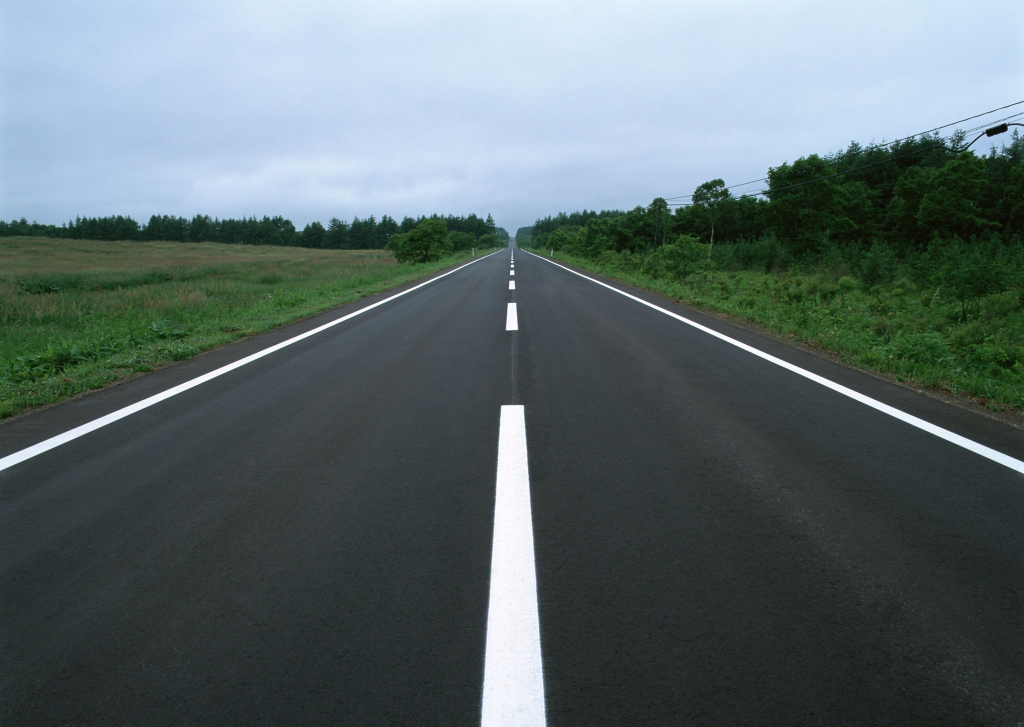
#> input picture Lane Detection/photo1.jpg, 2048 x 1454 px, given in place of video2.mp4, which was not available (shown at 1/2 size)
$ python DetectionVideo2.py
#> lines starting #> are read from the running program, lines starting #| are printed output that depends on the picture; after the words box and inside, x2 and y2 are one past the last pixel; in counts of white or black regions, pixels touching at a corner belong together; pictures that were not available may be replaced by others from this repository, and a replacement may not be noted
import matplotlib.pyplot as plt
import numpy as np
import cv2

# Define color selection criteria
# MODIFY THESE VARIABLES TO MAKE YOUR COLOR SELECTION
red_threshold = 140
green_threshold = 230
blue_threshold = 140

rgb_threshold = [red_threshold, green_threshold, blue_threshold]

# Define the vertices of a triangular mask.
# Keep in mind the origin (x=0, y=0) is in the upper left
# MODIFY THESE VALUES TO ISOLATE THE REGION
# WHERE THE LANE LINES ARE IN THE IMAGE
left_bottom = [50, 700]
right_bottom = [1230, 700]
apex = [640, 500]

# Perform a linear fit (y=Ax+B) to each of the three sides of the triangle
# np.polyfit returns the coefficients [A, B] of the fit
fit_left = np.polyfit((left_bottom[0], apex[0]), (left_bottom[1], apex[1]), 1)
fit_right = np.polyfit((right_bottom[0], apex[0]), (right_bottom[1], apex[1]), 1)
fit_bottom = np.polyfit((left_bottom[0], right_bottom[0]), (720, 720), 1)

# Display the image and show region and color selections
x = [left_bottom[0] + 10, right_bottom[0], apex[0], left_bottom[0] + 10, 10, 1000, 1000]
y = [left_bottom[1] + 10, right_bottom[1], apex[1], left_bottom[1] + 10, 720, 720, 425]
# plt.plot(x, y, 'b--', lw=4)

kamera = cv2.VideoCapture('video2.mp4')
ysize = int(kamera.get(3))
xsize = int(kamera.get(4))

XX, YY = np.meshgrid(np.arange(0, ysize), np.arange(0, xsize))
region_thresholds = (YY > (XX * fit_left[0] + fit_left[1])) & \
                    (YY > (XX * fit_right[0] + fit_right[1])) & \
                    (YY < (XX * fit_bottom[0] + fit_bottom[1]))
ret1, kare = kamera.read()
#> kare is the input picture: shape (1454, 2048, 3); mean B, G, R 108.6, 106.5, 92.6

cv2.imwrite("deneme1.jpg", kare)

while True:
    ret1, kare = kamera.read()
    # Grab the x and y size and make a copy of the image

    color_select = np.copy(kare)
    line_image = np.copy(kare)

    color_thresholds = (kare[:, :, 0] < rgb_threshold[0]) | \
                       (kare[:, :, 1] < rgb_threshold[1]) | \
                       (kare[:, :, 2] < rgb_threshold[2])
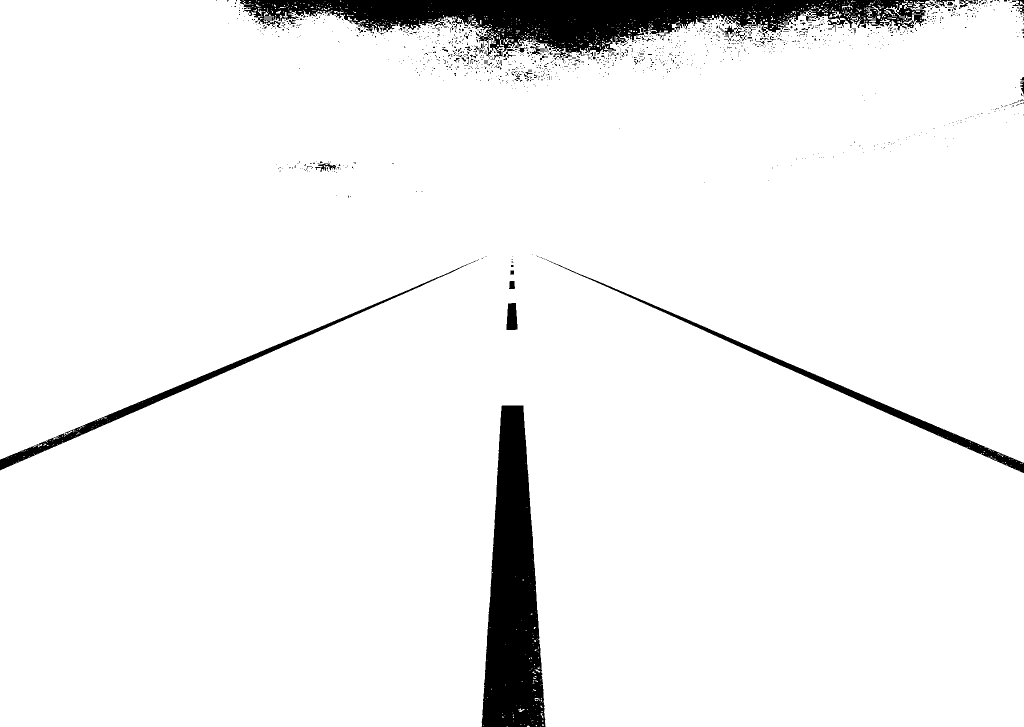
#> color_thresholds: shape (1454, 2048) bool (shown at 1/2 size); 94.7% white; 1397 black regions (1326 under 20 px), largest, box (x1, y1, x2, y2) and area: (480, 0, 1859, 120) 71715, (963, 811, 1091, 1454) 54435, (0, 521, 953, 941) 10435

    color_select[color_thresholds | ~region_thresholds] = [0, 0, 0]
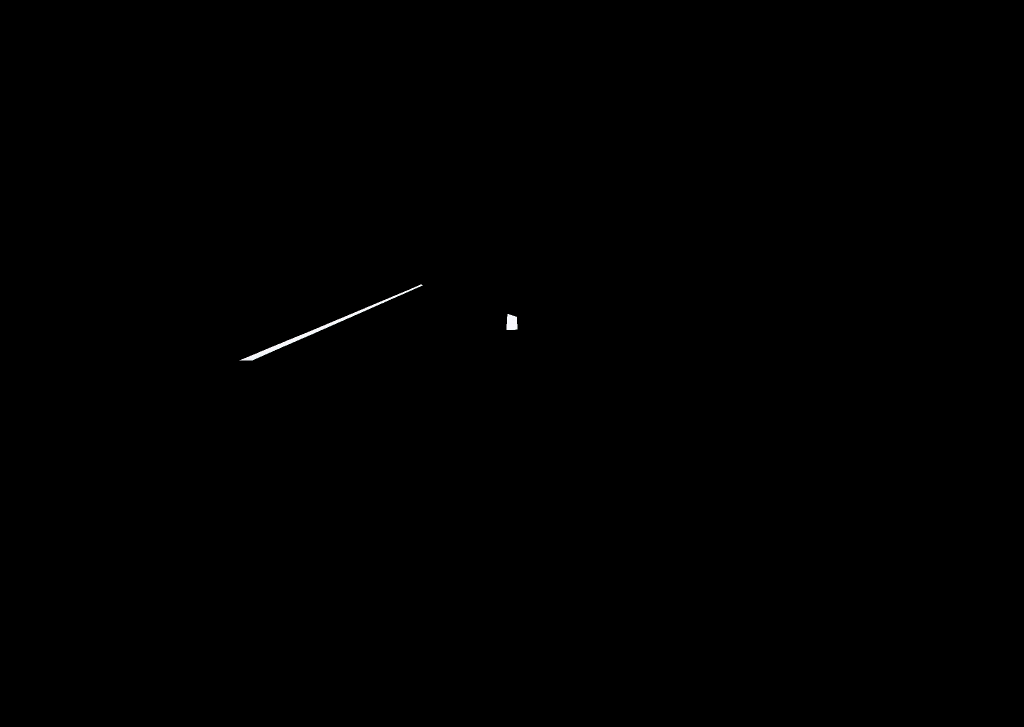
#> color_select: shape (1454, 2048, 3) (shown at 1/2 size); mean B, G, R 0.3, 0.3, 0.3
    line_image[~color_thresholds & region_thresholds] = [255, 0, 0]
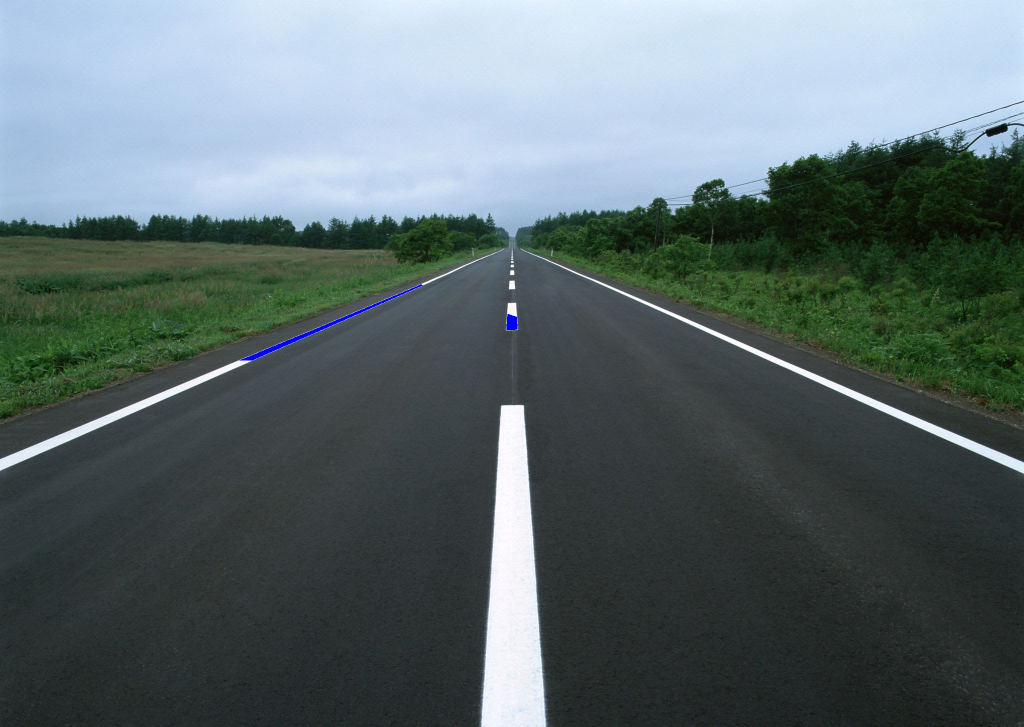
#> line_image: shape (1454, 2048, 3) (shown at 1/2 size); 0.1% of pixels changed, all inside (x1, y1, x2, y2) = (479, 569, 1035, 721)

    gray = cv2.cvtColor(line_image, cv2.COLOR_RGB2GRAY)
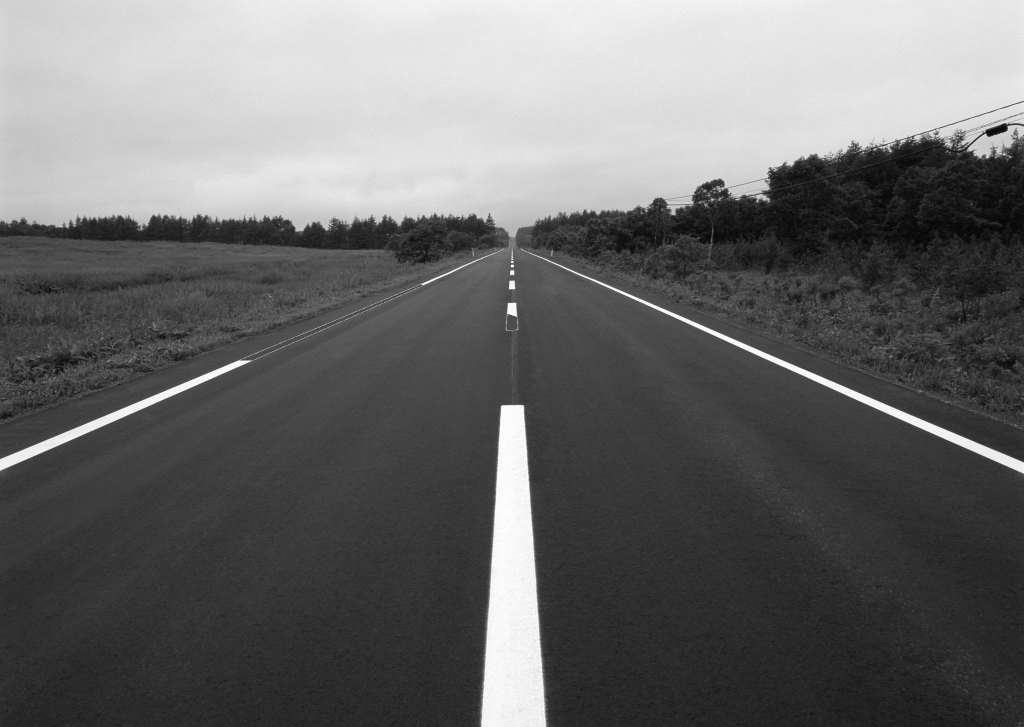
#> gray: shape (1454, 2048) (shown at 1/2 size); min 1, max 255, mean 105.4
    kernel_size = 3  # Must be an odd number (3, 5, 7...)
    blur_gray = cv2.GaussianBlur(gray, (kernel_size, kernel_size), 0)

    # Define our parameters for Canny and run it
    low_threshold = 10
    high_threshold = 100
    edges = cv2.Canny(blur_gray, low_threshold, high_threshold)
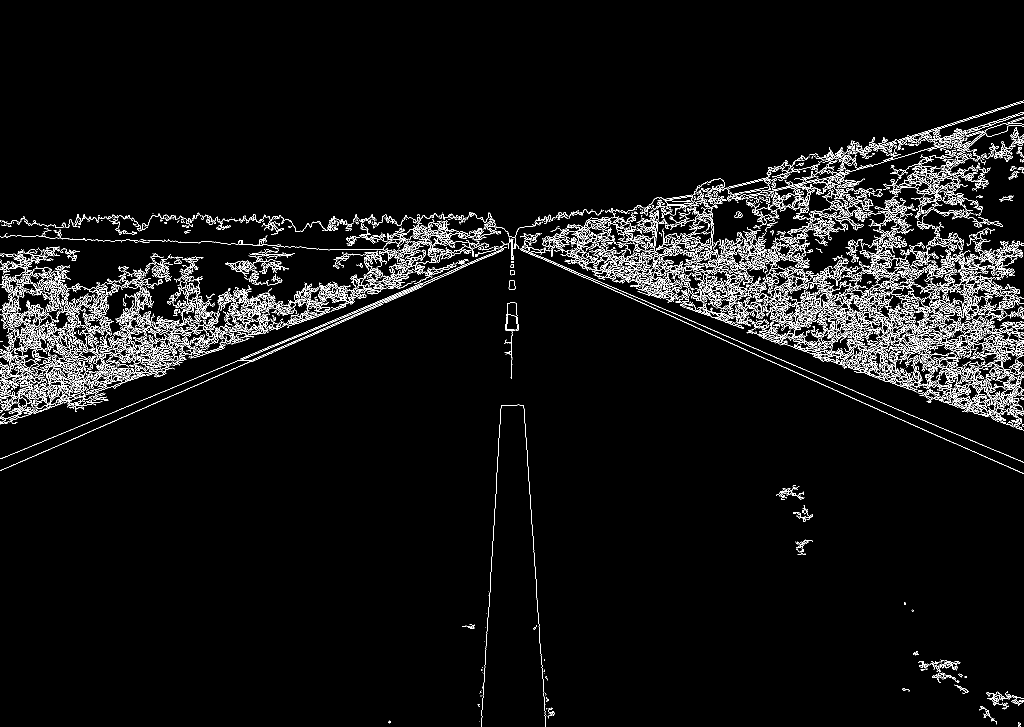
#> edges: shape (1454, 2048) (shown at 1/2 size); 4.6% white in thin lines or dots, all inside (x1, y1, x2, y2) = (0, 201, 2048, 1454)
    cv2.imshow("Duzgun", line_image)
    if cv2.waitKey(25) & 0xFF == ord('q'):
#> (key q is pressed here)
        break

kamera.release()
cv2.destroyAllWindows()

$ run again, on Lane Detection/photo2.jpg
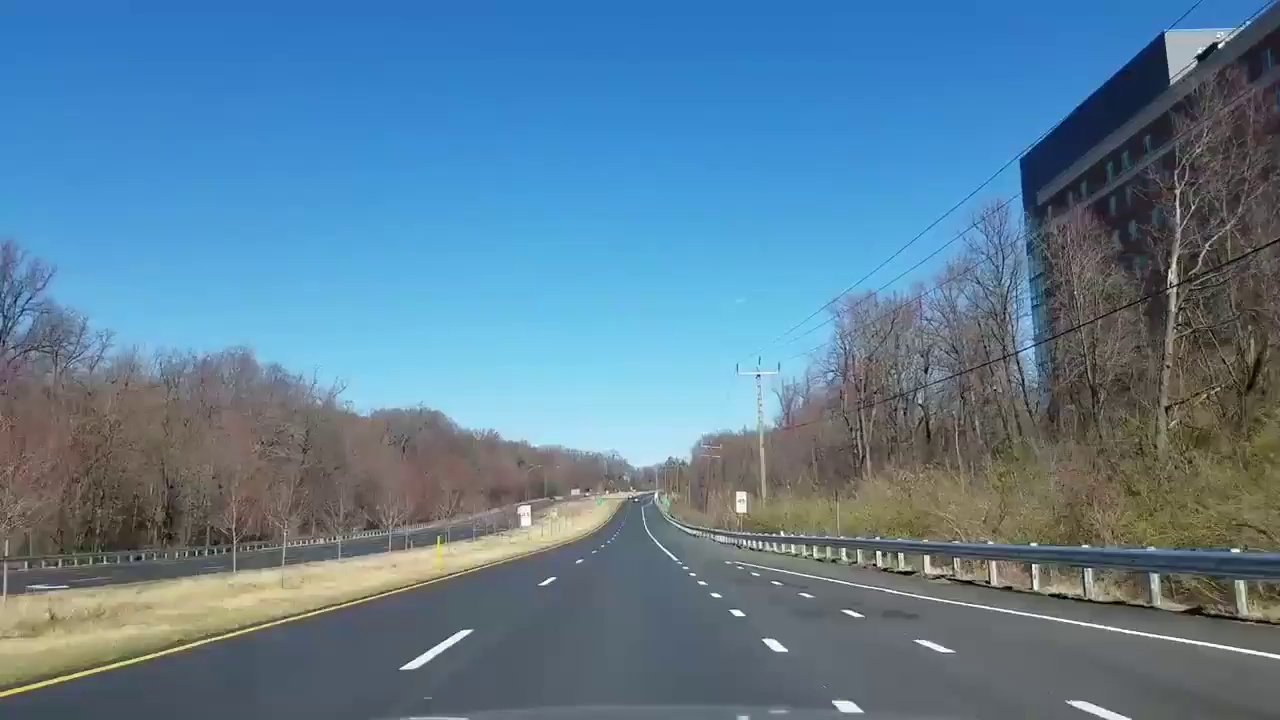
#> input picture Lane Detection/photo2.jpg, 1280 x 720 px, given in place of video2.mp4, which was not available
#> kare is the input picture: shape (720, 1280, 3); mean B, G, R 149.5, 126.1, 92.5
#> `color_thresholds = (kare[:, :, 0] < rgb_threshold[0]) | \ (kare[:, :, ..`:
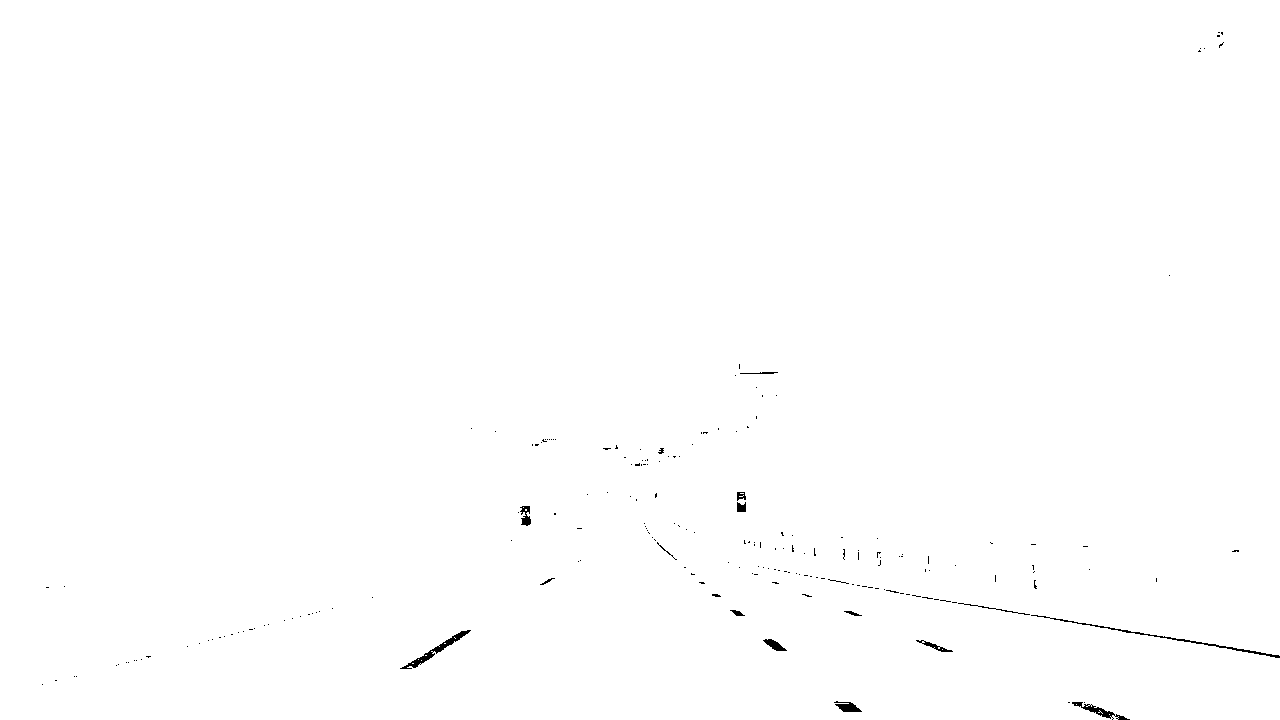
#> color_thresholds: shape (720, 1280) bool; 99.7% white; 199 black regions (181 under 20 px), largest, box (x1, y1, x2, y2) and area: (1031, 615, 1280, 658) 439, (400, 630, 471, 669) 408, (1072, 702, 1130, 720) 264
#> line_image: shape (720, 1280, 3); 0.16% of pixels changed, all inside (x1, y1, x2, y2) = (292, 523, 1130, 720)
#> `edges = cv2.Canny(blur_gray, low_threshold, high_threshold)`:
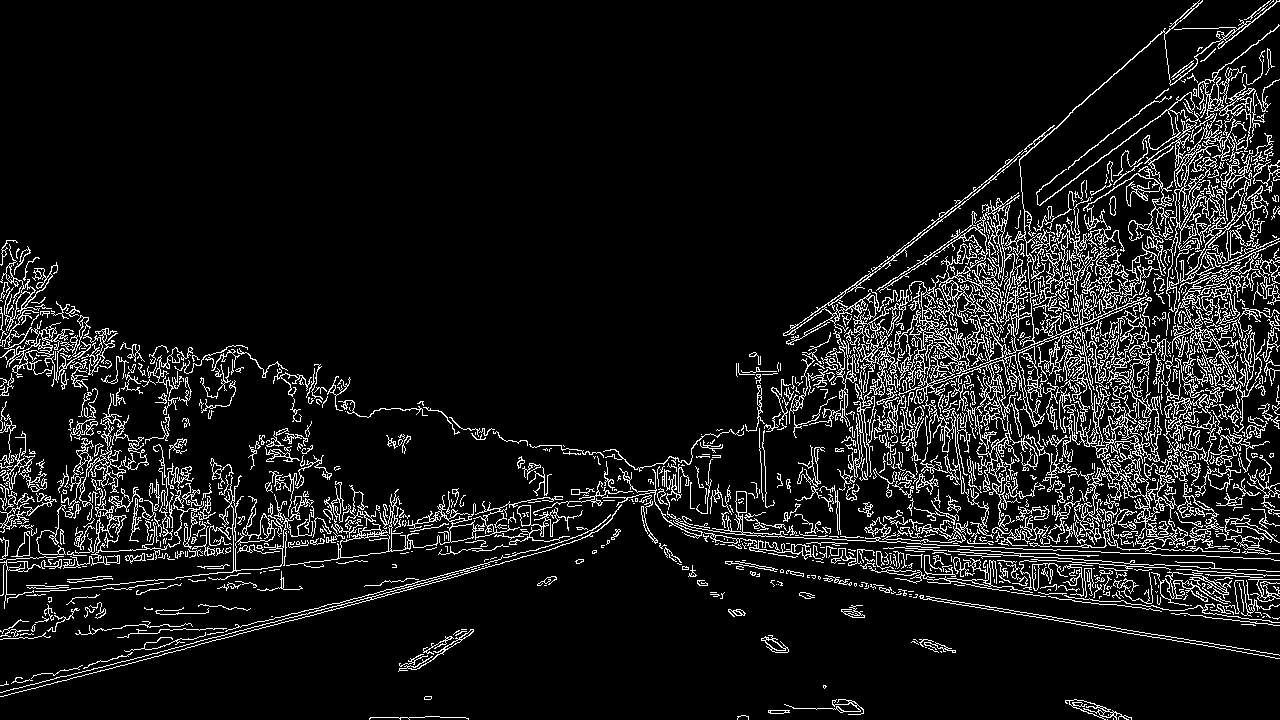
#> edges: shape (720, 1280); 9.2% white in thin lines or dots

$ run again, on Lane Detection/photo3.jpg
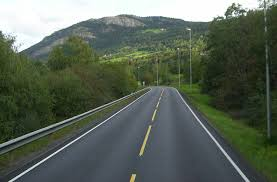
#> input picture Lane Detection/photo3.jpg, 277 x 182 px, given in place of video2.mp4, which was not available
#> kare is the input picture: shape (182, 277, 3); mean B, G, R 87.2, 99.7, 89.4
#> `color_thresholds = (kare[:, :, 0] < rgb_threshold[0]) | \ (kare[:, :, ..`:
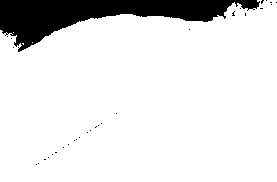
#> color_thresholds: shape (182, 277) bool; 88.7% white; 31 black regions (30 under 20 px), largest, box (x1, y1, x2, y2) and area: (0, 0, 260, 52) 5653
#> color_select: shape (182, 277, 3); every value is 0
#> `edges = cv2.Canny(blur_gray, low_threshold, high_threshold)`:
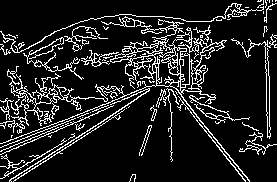
#> edges: shape (182, 277); 13.2% white in thin lines or dots
